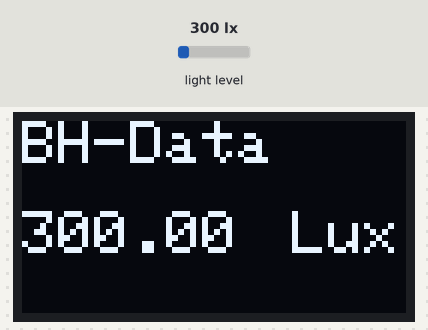
Recording of a sketch running on a simulated Arduino Uno, built with avr-gcc and run on an emulated ATmega328P. On the bench: 128×64 one-colour display. The inputs (shaded band) are chosen by the test bench; at power-on: light level 300 lx. What the sketch prints to the serial monitor is not drawn.

Above: at 3.2 s.
3.3 s: light level set to 40 lx
At 4.2 s:
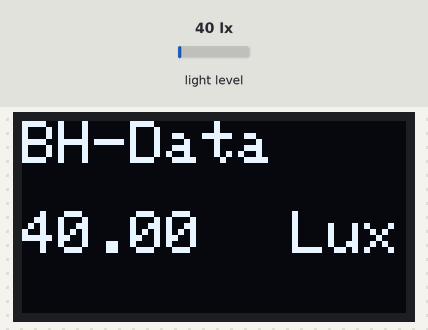
6.6 s: light level set to 500 lx
At 7.1 s:
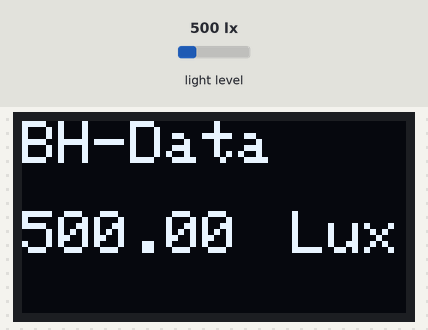
8.2 s: light level set to 1000 lx
At 15.75 s:
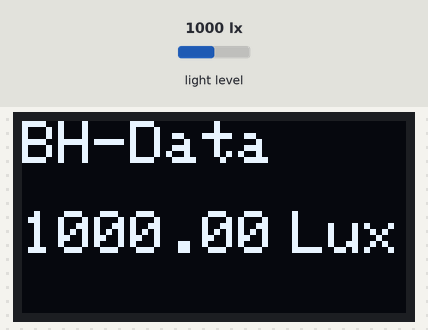
Timing chart, 0 to 16.0 s (numbered marks = the images above; inputs shaded):
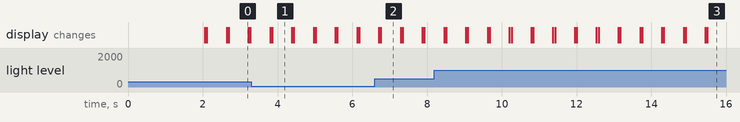

The sketch:

BH1750_OLED.ino
```cpp
#include <hp_BH1750.h>        // Include the library for the BH1750 light sensor.
#include <ArduinoJson.h>
#include <Adafruit_GFX.h>
#include <Adafruit_SSD1306.h>

int i = 0;                     // Initialize an integer variable 'i'.
int fontsize = 1;              // Initialize an integer variable 'fontsize'.

/***************************************************************************************************************************************/
Adafruit_SSD1306 display = Adafruit_SSD1306(128, 64, &Wire);
hp_BH1750 BH1750;
/***********************************************************************************************/


uint32_t lastReport = 0;                          // Initialize a variable to keep track of the last reporting time.
uint32_t REPORTING_INTERVAL = (15 * 1000);        // Set the reporting interval to 15 seconds in milliseconds.

void setup() {
  Serial.begin(9600);                              // Start serial communication at 9600 baud.

  oledInit();                                     // Initialize the OLED display.

  bool avail = BH1750.begin(BH1750_TO_GROUND);    // Initialize the BH1750 sensor with the address pin connected to ground.
  if (!avail)                                     // The "avail" variable will be "true" if the sensor is found, "false" otherwise.
  {
    Serial.println("No BH1750 sensor found!");     // If the sensor is not found, print an error message and enter an infinite loop.

    while (true) {};
  }
}

void loop() {
  display.clearDisplay();             // Clear the OLED display.
  oledDisplayHeaderShow("BH-Data");   // Display a header on the OLED screen.

  BH1750.start();                     // Start a measurement with the BH1750 sensor.
  float lux = BH1750.getLux();        // Wait until a conversion is finished, and then read the lux value from the sensor.

  oledScreenData(2, 0, 30, String(lux));        // Display the lux value on the OLED screen.
  oledScreenData(2, 90, 30, String("Lux"));

  StaticJsonDocument<256> lightdata;            // Create a JSON document to store the light data.
  lightdata["light"] = lux;                     // Store the lux value in the JSON document.
  String Jsonvalue;                             // Create a String variable to hold the JSON data.
  serializeJson(lightdata, Jsonvalue);          // Serialize the JSON document to a String.

  if ((millis() - lastReport >= REPORTING_INTERVAL))      // Check if it's time to report the data based on the reporting interval.

  {
    lastReport = millis();                     // Update the last reporting time.
    Serial.println(Jsonvalue);                 // Print the JSON data to the serial monitor.
    delay(2000);                               // Delay for 2 seconds before the next report.
  }
  delay(500);                                   // Add a short delay to control the loop frequency.
}

void oledInit()
{
  display.begin(SSD1306_SWITCHCAPVCC, 0x3C);    // Initialize the OLED display with specified settings.
  display.clearDisplay();                       // Clear the display.
  delay(2000);                                  // Wait for 2 seconds.
  display.clearDisplay();                       // Clear the display again.
  display.invertDisplay(false);                 // Set display inversion to false (normal mode).
}

void oledDisplayHeaderShow(String Header_Data)
{
  display.setTextSize(2);                      // Set the text size.
  display.setTextColor(WHITE);                 // Set the text color to white.
  display.setCursor(0, 0);                     // Set the cursor position.
  display.print(Header_Data);                  // Print the provided header text.
  display.display();                           // Display the text on the OLED screen.
}

void oledScreenData(int size, int x, int y, String get_screen_data)
{
  display.setTextSize(size);                    // Set the text size.
  display.setTextColor(WHITE);                   // Set the text color to white.
  display.setCursor(x, y);                       // Set the cursor position.
  display.print(get_screen_data);                // Print the provided screen data.
  display.display();                             // Display the data on the OLED screen.
}
```

Measured:
- after the input at 3.3 s, the display: first differs from a run without the input after 0.56 s (image 1)
- after the input at 6.6 s, the display: first differs from a run without the input after 0.17 s (image 2)
- after the input at 8.2 s, the display: first differs from a run without the input after 0.31 s (image 3)
- what the display in image 0 shows lasts 0.5 s, from 2.7 s to 3.2 s
